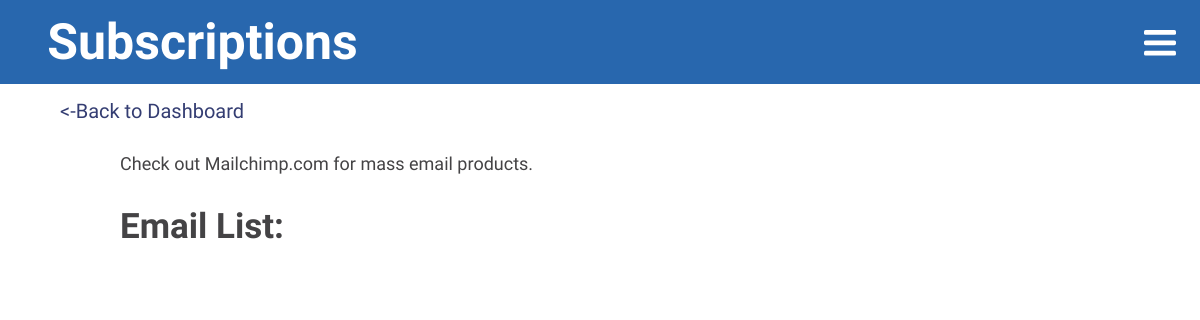
Before: /includes/admin/admin_subscription.php (signed in) with the older database file.
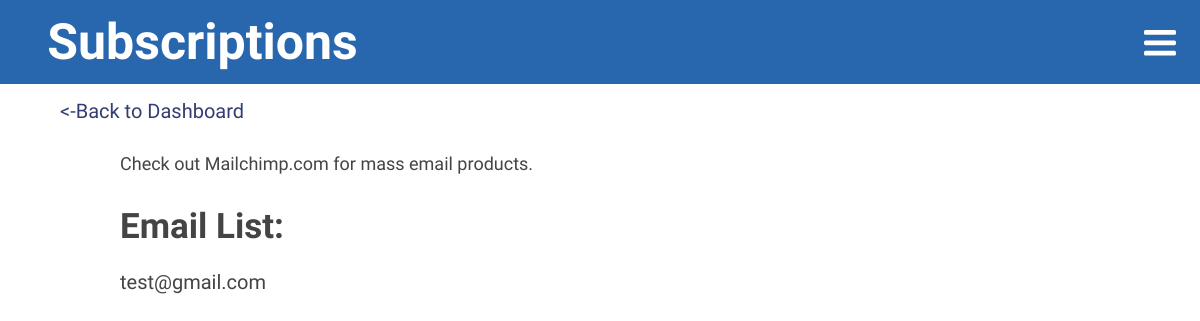
After: the same page with the newer database file.
### tables this page shows
CREATE TABLE `tbl_subscription` (
  `id` int(11) NOT NULL,
  `email` varchar(200) NOT NULL
);

### includes/admin/scripts/cms.php (called while the page is built, shortened)
<?php
function getAll($tbl) {
    $pdo = Database::getInstance()->getConnection();
    $query= 'SELECT * FROM ' .$tbl;
    $result = $pdo->query($query);
    if($result){
        return $result;
    }else{
        return '<p class="updateMsg">There was a problem accessing the info</p>';
    }
}

### includes/admin/admin_subscription.php (the view, shortened to what this page needs)
<?php
    $tbl = 'tbl_subscription';
    $getSub = getAll($tbl);
?>
<!DOCTYPE html>
<html lang="en">
<head>
    <?php include '../template/head.php'; ?>
</head>
<body>
    <div class="userCMS">
        <header>
            <h1>Subscriptions</h1>
        <?php include '../template/header.php'; ?>
        <p class="bk"><a href="index.php"><-Back to Dashboard</a></p>
        <main id="sub">
            <p>Check out <a href="https://mailchimp.com/" target="_blank">Mailchimp.com</a> for mass email products.</p>
            <div class="subList">
                <h2>Email List:</h2>
            <?php while($row = $getSub->fetch(PDO::FETCH_ASSOC)):?>
                <p><?php echo $row['email'];?></p>
            <?php endwhile;?>
            </div>
        </main>
    </div>
</body>
</html>

Changed rows visible on the page:
added tbl_subscription: email "test@gmail.com"
